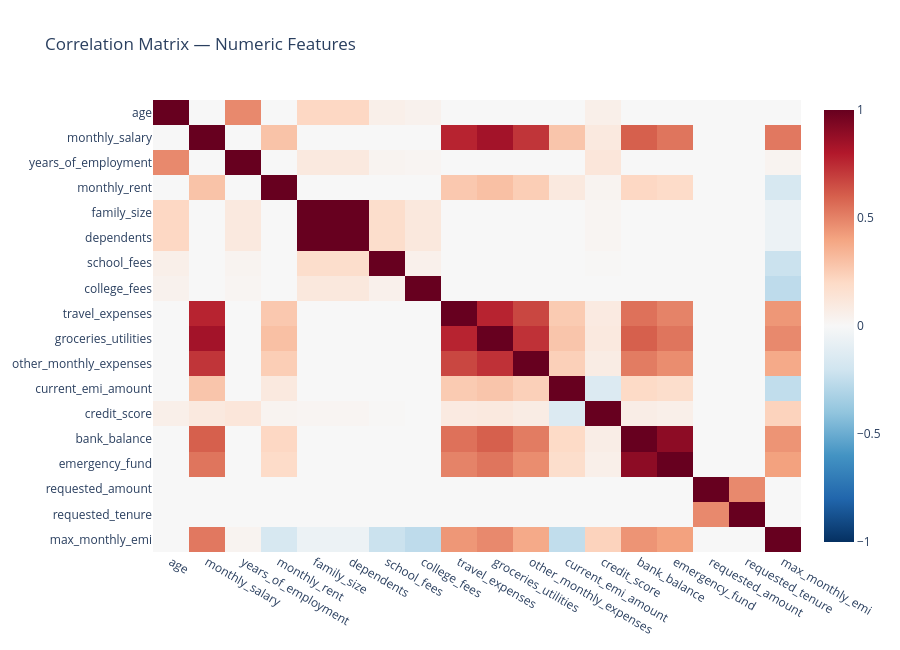

The code cell stored with this chart in its notebook:
### Markdown cell above
### 3.4 🔗 Correlation Heatmap ⚡(Interactive)⚡

### Code cell
numeric_cols = df.select_dtypes(include=[np.number]).columns.tolist()
corr = df[numeric_cols].corr().round(2)

fig = px.imshow(corr, text_auto=False, color_continuous_scale='RdBu_r', zmin=-1, zmax=1,
                 title='Correlation Matrix — Numeric Features', aspect='auto')
fig.update_layout(template='plotly_white', height=650)
fig.show()

top_corr_with_target = corr['max_monthly_emi'].drop('max_monthly_emi').sort_values(key=abs, ascending=False).head(8)
print("Top correlates of max_monthly_emi:")
print(top_corr_with_target)

### Figure 1 — Plotly figure (JSON) as saved in the notebook; plotly's stock layout.template omitted (floating-point values rounded to 4 significant figures; data arrays with more than 128 entries replaced by an {"elided": "..."} marker saying what was removed)
{"data": [{"coloraxis": "coloraxis", "hovertemplate": "x: %{x}<br>y: %{y}<br>color: %{z}<extra></extra>", "name": "0", "type": "heatmap", "x": ["age", "monthly_salary", "years_of_employment", "monthly_rent", "family_size", "dependents", "school_fees", "college_fees", "travel_expenses", "groceries_utilities", "other_monthly_expenses", "current_emi_amount", "credit_score", "bank_balance", "emergency_fund", "requested_amount", "requested_tenure", "max_monthly_emi"], "xaxis": "x", "y": ["age", "monthly_salary", "years_of_employment", "monthly_rent", "family_size", "dependents", "school_fees", "college_fees", "travel_expenses", "groceries_utilities", "other_monthly_expenses", "current_emi_amount", "credit_score", "bank_balance", "emergency_fund", "requested_amount", "requested_tenure", "max_monthly_emi"], "yaxis": "y", "z": {"elided": "18x18 float values"}}], "layout": {"coloraxis": {"cmax": 1, "cmin": -1, "colorscale": [[0, "rgb(5,48,97)"], [0.1, "rgb(33,102,172)"], [0.2, "rgb(67,147,195)"], [0.3, "rgb(146,197,222)"], [0.4, "rgb(209,229,240)"], [0.5, "rgb(247,247,247)"], [0.6, "rgb(253,219,199)"], [0.7, "rgb(244,165,130)"], [0.8, "rgb(214,96,77)"], [0.9, "rgb(178,24,43)"], [1, "rgb(103,0,31)"]]}, "height": 650, "title": {"text": "Correlation Matrix — Numeric Features"}, "xaxis": {"anchor": "y", "domain": [0, 1]}, "yaxis": {"anchor": "x", "autorange": "reversed", "domain": [0, 1]}}}
